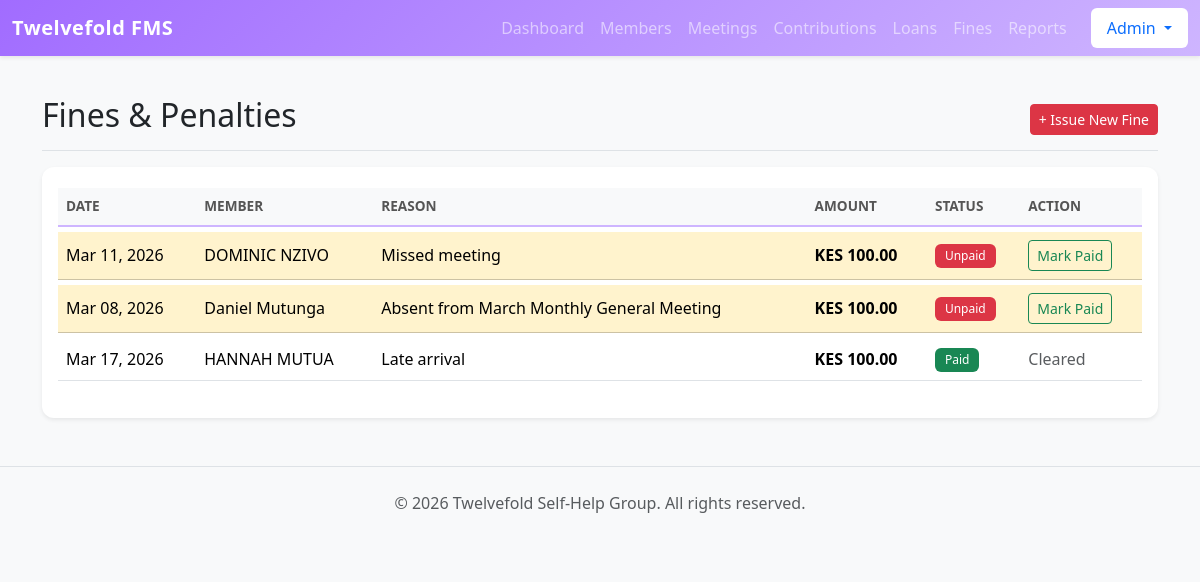
/finance/fines/ (signed in), run on an earlier commit of the app's database.
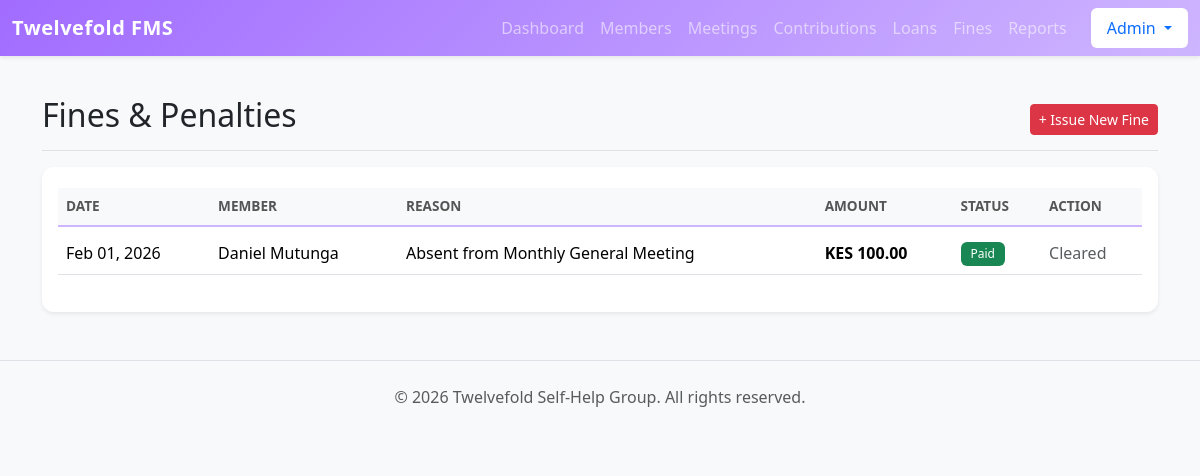
And on a later commit of the database.
### finance/models.py (models this page shows, shortened)
class Fine(models.Model):
    member = models.ForeignKey(Member, on_delete=models.CASCADE)
    amount = models.DecimalField(max_digits=10, decimal_places=2)
    reason = models.CharField(max_length=100)  # e.g., "Late Payment", "Missed Meeting" [cite: 1254]
    date_issued = models.DateField(default=timezone.now)
    is_paid = models.BooleanField(default=False)

### members/models.py (models this page shows)
class Member(models.Model):
    user = models.OneToOneField(User, on_delete=models.SET_NULL, null=True, blank=True, related_name='member_profile')
    first_name = models.CharField(max_length=50)
    last_name = models.CharField(max_length=50)
    phone_number = models.CharField(
        max_length=15,
        unique=True,
        help_text="Format: 07XX XXX XXX"
    )
    date_joined = models.DateField(default=timezone.now)
    monthly_contribution_amount = models.DecimalField(max_digits=10, decimal_places=2, default=0.00, blank=True, null=True)
    is_active = models.BooleanField(default=True)
    def __str__(self):
        return f"{self.first_name} {self.last_name}"
    class Meta:
        ordering = ['first_name']

### finance/views.py (the view)
# urls.py: path('fines/', views.fine_list, name='fine_list'),
@login_required
def fine_list(request):
    if request.user.is_staff:
        fines = Fine.objects.all().order_by('is_paid', '-date_issued')
    else:
        member = getattr(request.user, 'member_profile', None)
        fines = Fine.objects.filter(member=member).order_by('is_paid', '-date_issued') if member else []
    return render(request, 'finance/fine_list.html', {'fines': fines})

### templates/finance/fine_list.html (shortened to what this page needs)
<!DOCTYPE html>
<html lang="en">
<head>
</head>
<body>
{% extends 'base.html' %}
{% block content %}
<div class="d-flex justify-content-between flex-wrap flex-md-nowrap align-items-center pt-3 pb-2 mb-3 border-bottom">
    <h1 class="h2">Fines & Penalties</h1>
    <div class="btn-toolbar mb-2 mb-md-0">
        {% if user.is_staff %}
    <a href="{% url 'add_fine' %}" class="btn btn-sm btn-danger">
        + Issue New Fine
    </a>
        {% endif %}
    </div>
</div>
<div class="card shadow-sm border-danger">
    <div class="card-body">
        <div class="table-responsive">
            <table class="table table-hover align-middle">
                <thead class="table-light">
                    <tr>
                        <th>Date</th>
                        <th>Member</th>
                        <th>Reason</th>
                        <th>Amount</th>
                        <th>Status</th>
                        {% if user.is_staff %}
                        <th>Action</th>
                        {% endif %}
                    </tr>
                </thead>
                <tbody>
                    {% for fine in fines %}
                    <tr class="{% if not fine.is_paid %}table-warning{% endif %}">
                        <td>{{ fine.date_issued|date:"M d, Y" }}</td>
                        <td>{{ fine.member }}</td>
                        <td>{{ fine.reason }}</td>
                        <td class="fw-bold">KES {{ fine.amount }}</td>
                        <td>
                            {% if fine.is_paid %}
                                <span class="badge bg-success">Paid</span>
                            {% else %}
                                <span class="badge bg-danger">Unpaid</span>
                            {% endif %}
                        </td>
                        {% if user.is_staff %}
                        <td>
                            {% if not fine.is_paid %}
                            <a href="{% url 'mark_fine_paid' fine.id %}" class="btn btn-sm btn-outline-success">
                                Mark Paid
                            </a>
                            {% else %}
                            <span class="text-muted"> Cleared</span>
                            {% endif %}
                        </td>
                        {% endif %}
                    </tr>
                    {% empty %}
                    <tr>
                        <td colspan="{% if user.is_staff %}6{% else %}5{% endif %}" class="text-center text-muted py-4">
                            No fines recorded. Good job!
                        </td>
                    </tr>
                    {% endfor %}
                </tbody>
            </table>
        </div>
    </div>
</div>
{% endblock %}

What changed in the data, as far as the page shows it:
removed Fine: date_issued "Mar 11, 2026", member "DOMINIC NZIVO", reason "Missed meeting", amount "100.00", is_paid "Unpaid"
removed Fine: date_issued "Mar 08, 2026", member "Daniel Mutunga", reason "Absent from March Monthly General Meeting", amount "100.00", is_paid "Unpaid"
removed Fine: date_issued "Mar 17, 2026", member "HANNAH MUTUA", reason "Late arrival", amount "100.00", is_paid "Paid"
added Fine: date_issued "Feb 01, 2026", member "Daniel Mutunga", reason "Absent from Monthly General Meeting", amount "100.00", is_paid "Paid"
